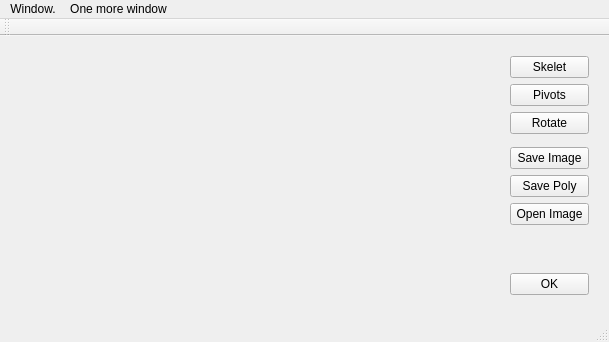
<?xml version="1.0" encoding="UTF-8"?>
<ui version="4.0">
 <class>MainWindow</class>
 <widget class="QMainWindow" name="MainWindow">
  <property name="geometry">
   <rect>
    <x>0</x>
    <y>0</y>
    <width>609</width>
    <height>342</height>
   </rect>
  </property>
  <property name="windowTitle">
   <string>MainWindow</string>
  </property>
  <widget class="QWidget" name="centralWidget">
   <widget class="QWidget" name="verticalLayoutWidget">
    <property name="geometry">
     <rect>
      <x>499</x>
      <y>9</y>
      <width>101</width>
      <height>261</height>
     </rect>
    </property>
    <layout class="QVBoxLayout" name="verticalLayout">
     <item>
      <widget class="QPushButton" name="skeletImageButton">
       <property name="text">
        <string>Skelet</string>
       </property>
      </widget>
     </item>
     <item>
      <widget class="QPushButton" name="pivotsButton">
       <property name="text">
        <string>Pivots</string>
       </property>
      </widget>
     </item>
     <item>
      <widget class="QPushButton" name="moveButton">
       <property name="text">
        <string>Rotate</string>
       </property>
      </widget>
     </item>
     <item>
      <spacer name="verticalSpacer_2">
       <property name="orientation">
        <enum>Qt::Vertical</enum>
       </property>
      </spacer>
     </item>
     <item>
      <widget class="QPushButton" name="saveImageButton">
       <property name="text">
        <string>Save Image</string>
       </property>
      </widget>
     </item>
     <item>
      <widget class="QPushButton" name="savePolyButton">
       <property name="text">
        <string>Save Poly</string>
       </property>
      </widget>
     </item>
     <item>
      <widget class="QPushButton" name="openImageButton">
       <property name="text">
        <string>Open Image</string>
       </property>
      </widget>
     </item>
     <item>
      <spacer name="verticalSpacer">
       <property name="orientation">
        <enum>Qt::Vertical</enum>
       </property>
       <property name="sizeHint" stdset="0">
        <size>
         <width>20</width>
         <height>40</height>
        </size>
       </property>
      </spacer>
     </item>
     <item>
      <widget class="QPushButton" name="okButton">
       <property name="text">
        <string>OK</string>
       </property>
      </widget>
     </item>
    </layout>
   </widget>
   <widget class="QWidget" name="curWidget" native="true">
    <property name="geometry">
     <rect>
      <x>19</x>
      <y>9</y>
      <width>431</width>
      <height>261</height>
     </rect>
    </property>
   </widget>
  </widget>
  <widget class="QMenuBar" name="menuBar">
   <property name="geometry">
    <rect>
     <x>0</x>
     <y>0</y>
     <width>609</width>
     <height>21</height>
    </rect>
   </property>
   <widget class="QMenu" name="menuWindow">
    <property name="title">
     <string>Window.</string>
    </property>
   </widget>
   <widget class="QMenu" name="menuOne_more_window">
    <property name="title">
     <string>One more window</string>
    </property>
   </widget>
   <addaction name="menuWindow"/>
   <addaction name="menuOne_more_window"/>
  </widget>
  <widget class="QToolBar" name="mainToolBar">
   <attribute name="toolBarArea">
    <enum>TopToolBarArea</enum>
   </attribute>
   <attribute name="toolBarBreak">
    <bool>false</bool>
   </attribute>
  </widget>
  <widget class="QStatusBar" name="statusBar"/>
 </widget>
 <layoutdefault spacing="6" margin="11"/>
 <resources/>
 <connections/>
</ui>
